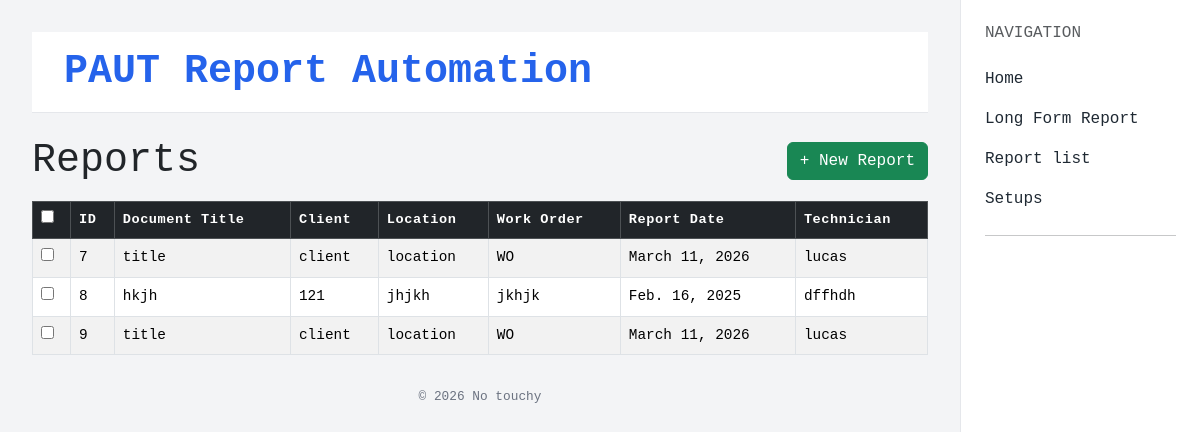
The page /reports/ on the database as committed earlier.
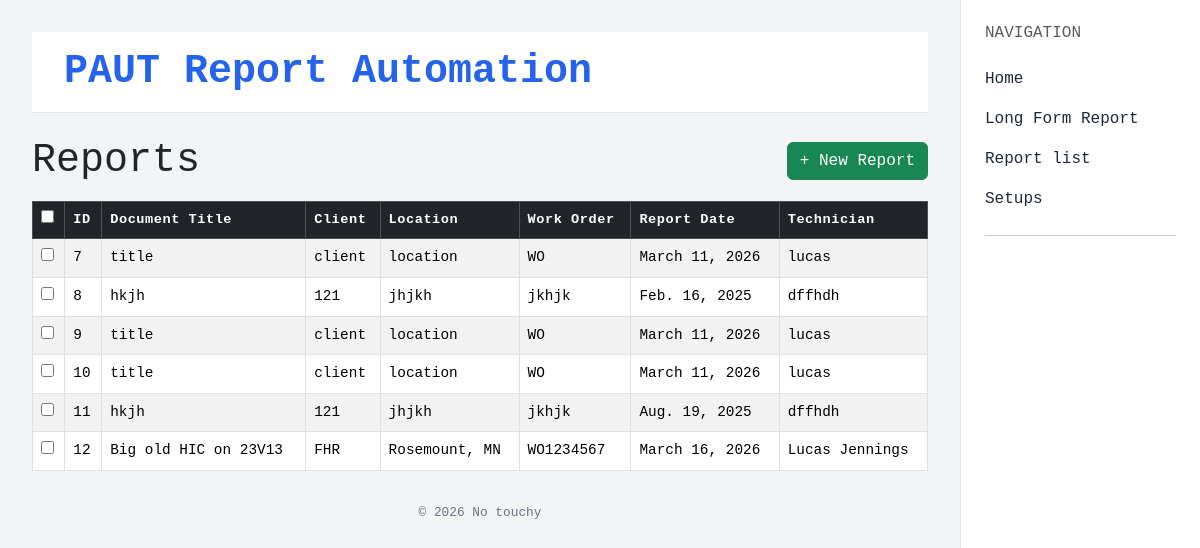
The same page on the database as committed later.
### reports/models.py (models this page shows, shortened)
class Report(models.Model):
    document_filename = models.CharField(max_length=200)
    document_title = models.CharField(max_length=200)
    client = models.CharField(max_length=200)
    location = models.CharField(max_length=200)
    work_order = models.CharField(max_length=100)
    project_number = models.CharField(max_length=100)
    report_date = models.DateField()
    test_date = models.DateField()
    project_type = models.CharField(max_length=200)
    procedure = models.CharField(max_length=200)
    technician_name = models.CharField(max_length=200)
    certification = models.CharField(max_length=200)
    assistant_name = models.CharField(max_length=200, blank=True)
    assistant_certification = models.CharField(max_length=200, blank=True)
    examination_scope = models.TextField()
    executive_summary = models.TextField()
    equipment_id = models.CharField(max_length=200)
    equipment_overview = models.TextField()
    work_scope = models.TextField()
    x_axis_reference = models.CharField(max_length=200)
    y_axis_reference = models.CharField(max_length=200)
    ut_method = models.CharField(max_length=200)

### reports/views.py (the view, shortened to what this page needs)
# urls.py: path('reports/', views.report_list, name='report-list'),
def report_list(request):
    reports = Report.objects.all()
    return render(request, 'reports/report_list.html', {'reports': reports})

### reports/templates/reports/report_list.html (shortened to what this page needs)
{% extends "reports/base.html" %}
{% block content %}
{% if reports %}
<form method="post">
<div class="d-flex align-items-center gap-3 mb-3">
    <h1 class="page-title mb-0">Reports</h1>
    <a href="{% url 'create-report' %}" class="btn btn-success ms-auto">+ New Report</a>
</div>
    <div class="table-responsive">
        <table class="table table-bordered table-striped table-hover align-middle setup-table">
            <thead class="table-dark">
                <tr>
                    <th><input type="checkbox" id="select-all"></th>
                    <th>ID</th>
                    <th>Document Title</th>
                    <th>Client</th>
                    <th>Location</th>
                    <th>Work Order</th>
                    <th>Report Date</th>
                    <th>Technician</th>
                </tr>
            </thead>
            <tbody>
                {% for report in reports %}
                <tr class="setup-row">
                    <td><input type="checkbox" name="selected_reports" value="{{ report.pk }}" class="row-check"></td>
                    <td>{{ report.pk }}</td>
                    <td>{{ report.document_title }}</td>
                    <td>{{ report.client }}</td>
                    <td>{{ report.location }}</td>
                    <td>{{ report.work_order }}</td>
                    <td>{{ report.report_date }}</td>
                    <td>{{ report.technician_name }}</td>
                </tr>
                {% endfor %}
            </tbody>
        </table>
    </div>
</form>
{% else %}
<div class="d-flex align-items-center gap-3 mb-3">
    <h1 class="page-title mb-0">Reports</h1>
    <a href="{% url 'create-report' %}" class="btn btn-success">+ New Report</a>
</div>
<p>No reports found. <a href="{% url 'create-report' %}">Create one.</a></p>
{% endif %}
{% endblock %}

### reports/templates/reports/base.html (shortened to what this page needs)
{% load static %}
<!DOCTYPE html>
<html lang="en">
<head>
    <link href="https://cdn.jsdelivr.net/npm/bootstrap@5.3.2/dist/css/bootstrap.min.css" rel="stylesheet">
    <link rel="stylesheet" href="{% static 'reports/css/base_styles.css'%}">
</head>
<body>
<div class="container-fluid">
    <div class="row">
        <div class="col content-wrapper">
            <div class="app-header mb-4">
                <h1 class="app-title">PAUT Report Automation</h1>
            </div>
            {% block content %}
            {% endblock %}
            <footer>
                © {% now "Y" %} No touchy
            </footer>
        </div>
        <div class="col-lg-auto sidebar">
            <h6 class="text-uppercase text-muted mb-3">Navigation</h6>
            <a href="{% url 'home'%}">Home</a>
            <a href="{% url 'create-report' %}">Long Form Report</a>
            <a href="{% url 'report-list'%}">Report list</a>
            <a href="{% url 'setup-list'%}">Setups</a>
            <hr>
        </div>
    </div>
</div>
</body>
</html>

### reports/static/reports/css/base_styles.css (style rules this page uses)
body { font-family: 'Vulf', monospace; background: #f3f4f6; }
.sidebar { background: #ffffff; border-left: 1px solid #e5e7eb; min-height: 100vh; padding: 1.5rem; width: 240px; }
.sidebar a { display: block; padding: .5rem 0; color: #1f2933; text-decoration: none; font-weight: 500; }
.app-header { background: white; border-bottom: 1px solid #e5e7eb; padding: 1rem 2rem; }
.app-title { font-family: 'Vulf Header', monospace; color: #2563eb; font-weight: 600; margin: 0; }
.content-wrapper { padding: 2rem; }
footer { text-align: center; padding: 1rem; color: #6b7280; font-size: .8rem; }

### reports/templates/reports/report_list.html (style rules this page uses)
.setup-table thead th { white-space: nowrap; font-size: 0.85rem; letter-spacing: 0.04em; }
.setup-table tbody td { font-size: 0.9rem; }

Rows that differ between the two databases and show on the page:
added Report: pk "10", document_title "title", client "client", location "location", work_order "WO", report_date "March 11, 2026", technician_name "lucas"
added Report: pk "11", document_title "hkjh", client "121", location "jhjkh", work_order "jkhjk", report_date "Aug. 19, 2025", technician_name "dffhdh"
added Report: pk "12", document_title "Big old HIC on 23V13", client "FHR", location "Rosemount, MN", work_order "WO1234567", report_date "March 16, 2026", technician_name "Lucas Jennings"
